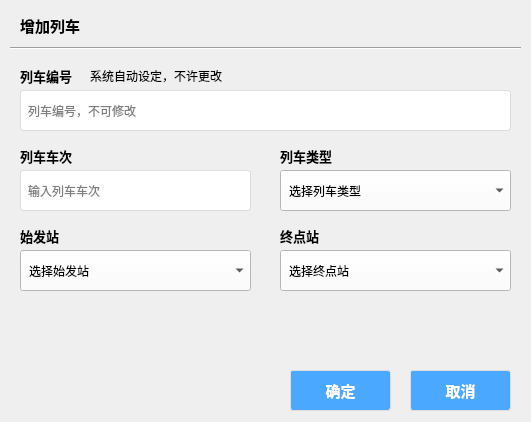
<?xml version="1.0" encoding="UTF-8"?>
<ui version="4.0">
 <class>ModifyAndAddDialog</class>
 <widget class="QDialog" name="ModifyAndAddDialog">
  <property name="geometry">
   <rect>
    <x>0</x>
    <y>0</y>
    <width>531</width>
    <height>422</height>
   </rect>
  </property>
  <property name="windowTitle">
   <string>Dialog</string>
  </property>
  <property name="styleSheet">
   <string notr="true">/*background-color: rgb(224, 243, 255)*/
</string>
  </property>
  <widget class="QLabel" name="labelTitle">
   <property name="geometry">
    <rect>
     <x>20</x>
     <y>10</y>
     <width>131</width>
     <height>31</height>
    </rect>
   </property>
   <property name="font">
    <font>
     <pointsize>11</pointsize>
     <bold>true</bold>
    </font>
   </property>
   <property name="text">
    <string>增加列车</string>
   </property>
  </widget>
  <widget class="QStackedWidget" name="stackedWidgetMA">
   <property name="geometry">
    <rect>
     <x>10</x>
     <y>50</y>
     <width>511</width>
     <height>281</height>
    </rect>
   </property>
   <property name="styleSheet">
    <string notr="true"/>
   </property>
   <property name="currentIndex">
    <number>0</number>
   </property>
   <widget class="QWidget" name="page">
    <widget class="QLabel" name="label_2">
     <property name="geometry">
      <rect>
       <x>10</x>
       <y>90</y>
       <width>101</width>
       <height>31</height>
      </rect>
     </property>
     <property name="font">
      <font>
       <pointsize>10</pointsize>
       <bold>true</bold>
      </font>
     </property>
     <property name="text">
      <string>列车车次</string>
     </property>
    </widget>
    <widget class="QLineEdit" name="lineEditTrainCode">
     <property name="geometry">
      <rect>
       <x>10</x>
       <y>120</y>
       <width>231</width>
       <height>41</height>
      </rect>
     </property>
     <property name="styleSheet">
      <string notr="true">QLineEdit {
	padding-left: 5px;
    border: 1px solid #dddddd;
    border-radius: 3px;
    background-color: white;
}
QLineEdit:focus {
    border: 2px solid #0066FF; /* 类似原设计，但颜色可调整 */
}
QLineEdit:hover:!focus {
    border: 1px solid #000000; /* black */
}

</string>
     </property>
     <property name="placeholderText">
      <string>输入列车车次</string>
     </property>
    </widget>
    <widget class="QLabel" name="label_3">
     <property name="geometry">
      <rect>
       <x>270</x>
       <y>90</y>
       <width>101</width>
       <height>31</height>
      </rect>
     </property>
     <property name="font">
      <font>
       <pointsize>10</pointsize>
       <bold>true</bold>
      </font>
     </property>
     <property name="text">
      <string>列车类型</string>
     </property>
    </widget>
    <widget class="QComboBox" name="comboBoxTrainType">
     <property name="geometry">
      <rect>
       <x>270</x>
       <y>120</y>
       <width>231</width>
       <height>41</height>
      </rect>
     </property>
     <property name="styleSheet">
      <string notr="true">QComboBox{
    padding-left: 8px;
    background-color: white;
}</string>
     </property>
     <property name="currentText">
      <string/>
     </property>
     <property name="placeholderText">
      <string>选择列车类型</string>
     </property>
     <item>
      <property name="text">
       <string>G</string>
      </property>
     </item>
     <item>
      <property name="text">
       <string>D</string>
      </property>
     </item>
     <item>
      <property name="text">
       <string>C</string>
      </property>
     </item>
    </widget>
    <widget class="QLabel" name="label_4">
     <property name="geometry">
      <rect>
       <x>10</x>
       <y>170</y>
       <width>101</width>
       <height>31</height>
      </rect>
     </property>
     <property name="font">
      <font>
       <pointsize>10</pointsize>
       <bold>true</bold>
      </font>
     </property>
     <property name="text">
      <string>始发站</string>
     </property>
    </widget>
    <widget class="QLabel" name="label_5">
     <property name="geometry">
      <rect>
       <x>270</x>
       <y>170</y>
       <width>101</width>
       <height>31</height>
      </rect>
     </property>
     <property name="font">
      <font>
       <pointsize>10</pointsize>
       <bold>true</bold>
      </font>
     </property>
     <property name="text">
      <string>终点站</string>
     </property>
    </widget>
    <widget class="QComboBox" name="comboBoxTrainSStation">
     <property name="geometry">
      <rect>
       <x>10</x>
       <y>200</y>
       <width>231</width>
       <height>41</height>
      </rect>
     </property>
     <property name="styleSheet">
      <string notr="true">QComboBox{
    padding-left: 8px;
    background-color: white;
}</string>
     </property>
     <property name="currentText">
      <string/>
     </property>
     <property name="placeholderText">
      <string>选择始发站</string>
     </property>
    </widget>
    <widget class="QComboBox" name="comboBoxTrainEStation">
     <property name="geometry">
      <rect>
       <x>270</x>
       <y>200</y>
       <width>231</width>
       <height>41</height>
      </rect>
     </property>
     <property name="styleSheet">
      <string notr="true">QComboBox{
    padding-left: 8px;
    background-color: white;
}</string>
     </property>
     <property name="currentText">
      <string/>
     </property>
     <property name="placeholderText">
      <string>选择终点站</string>
     </property>
    </widget>
    <widget class="QLabel" name="label_22">
     <property name="geometry">
      <rect>
       <x>10</x>
       <y>10</y>
       <width>101</width>
       <height>31</height>
      </rect>
     </property>
     <property name="font">
      <font>
       <pointsize>10</pointsize>
       <bold>true</bold>
      </font>
     </property>
     <property name="text">
      <string>列车编号</string>
     </property>
    </widget>
    <widget class="QLabel" name="label_23">
     <property name="geometry">
      <rect>
       <x>80</x>
       <y>10</y>
       <width>141</width>
       <height>31</height>
      </rect>
     </property>
     <property name="styleSheet">
      <string notr="true"/>
     </property>
     <property name="text">
      <string>系统自动设定，不许更改</string>
     </property>
    </widget>
    <widget class="QLineEdit" name="lineEditTrainId">
     <property name="geometry">
      <rect>
       <x>10</x>
       <y>40</y>
       <width>491</width>
       <height>41</height>
      </rect>
     </property>
     <property name="styleSheet">
      <string notr="true">QLineEdit {
	padding-left: 5px;
    border: 1px solid #dddddd;
    border-radius: 3px;
    background-color: white;
}
QLineEdit:focus {
    border: 2px solid #0066FF; /* 类似原设计，但颜色可调整 */
}
QLineEdit:hover:!focus {
    border: 1px solid #000000; /* black */
}

</string>
     </property>
     <property name="placeholderText">
      <string>列车编号，不可修改</string>
     </property>
    </widget>
   </widget>
   <widget class="QWidget" name="page_2">
    <widget class="QLabel" name="label_6">
     <property name="geometry">
      <rect>
       <x>10</x>
       <y>90</y>
       <width>101</width>
       <height>31</height>
      </rect>
     </property>
     <property name="font">
      <font>
       <pointsize>10</pointsize>
       <bold>true</bold>
      </font>
     </property>
     <property name="text">
      <string>车站名称</string>
     </property>
    </widget>
    <widget class="QLineEdit" name="lineEditStationName">
     <property name="geometry">
      <rect>
       <x>10</x>
       <y>120</y>
       <width>491</width>
       <height>41</height>
      </rect>
     </property>
     <property name="styleSheet">
      <string notr="true">QLineEdit {
	padding-left: 5px;
    border: 1px solid #dddddd;
    border-radius: 3px;
    background-color: white;
}
QLineEdit:focus {
    border: 2px solid #0066FF; /* 类似原设计，但颜色可调整 */
}
QLineEdit:hover:!focus {
    border: 1px solid #000000; /* black */
}

</string>
     </property>
     <property name="placeholderText">
      <string>输入车站名称</string>
     </property>
    </widget>
    <widget class="QLabel" name="label_20">
     <property name="geometry">
      <rect>
       <x>10</x>
       <y>10</y>
       <width>101</width>
       <height>31</height>
      </rect>
     </property>
     <property name="font">
      <font>
       <pointsize>10</pointsize>
       <bold>true</bold>
      </font>
     </property>
     <property name="text">
      <string>车站编号</string>
     </property>
    </widget>
    <widget class="QLineEdit" name="lineEditStationId">
     <property name="geometry">
      <rect>
       <x>10</x>
       <y>40</y>
       <width>491</width>
       <height>41</height>
      </rect>
     </property>
     <property name="styleSheet">
      <string notr="true">QLineEdit {
	padding-left: 5px;
    border: 1px solid #dddddd;
    border-radius: 3px;
    background-color: white;
}
QLineEdit:focus {
    border: 2px solid #0066FF; /* 类似原设计，但颜色可调整 */
}
QLineEdit:hover:!focus {
    border: 1px solid #000000; /* black */
}

</string>
     </property>
     <property name="placeholderText">
      <string>车站编号，不可修改</string>
     </property>
    </widget>
    <widget class="QLabel" name="label_21">
     <property name="geometry">
      <rect>
       <x>80</x>
       <y>10</y>
       <width>141</width>
       <height>31</height>
      </rect>
     </property>
     <property name="styleSheet">
      <string notr="true"/>
     </property>
     <property name="text">
      <string>系统自动设定，不许更改</string>
     </property>
    </widget>
   </widget>
   <widget class="QWidget" name="page_3">
    <widget class="QLabel" name="label_7">
     <property name="geometry">
      <rect>
       <x>270</x>
       <y>10</y>
       <width>101</width>
       <height>31</height>
      </rect>
     </property>
     <property name="font">
      <font>
       <pointsize>10</pointsize>
       <bold>true</bold>
      </font>
     </property>
     <property name="text">
      <string>列车车次</string>
     </property>
    </widget>
    <widget class="QLabel" name="label_8">
     <property name="geometry">
      <rect>
       <x>10</x>
       <y>90</y>
       <width>101</width>
       <height>31</height>
      </rect>
     </property>
     <property name="font">
      <font>
       <pointsize>10</pointsize>
       <bold>true</bold>
      </font>
     </property>
     <property name="text">
      <string>到达车站</string>
     </property>
    </widget>
    <widget class="QComboBox" name="comboBoxScheduleAS">
     <property name="geometry">
      <rect>
       <x>10</x>
       <y>120</y>
       <width>231</width>
       <height>41</height>
      </rect>
     </property>
     <property name="styleSheet">
      <string notr="true">QComboBox{
    padding-left: 8px;
    background-color: white;
}</string>
     </property>
     <property name="currentText">
      <string/>
     </property>
     <property name="placeholderText">
      <string>选择列车到达的车站</string>
     </property>
    </widget>
    <widget class="QLabel" name="label_9">
     <property name="geometry">
      <rect>
       <x>270</x>
       <y>90</y>
       <width>101</width>
       <height>31</height>
      </rect>
     </property>
     <property name="font">
      <font>
       <pointsize>10</pointsize>
       <bold>true</bold>
      </font>
     </property>
     <property name="text">
      <string>到达次序</string>
     </property>
    </widget>
    <widget class="QLabel" name="label_10">
     <property name="geometry">
      <rect>
       <x>10</x>
       <y>170</y>
       <width>101</width>
       <height>31</height>
      </rect>
     </property>
     <property name="font">
      <font>
       <pointsize>10</pointsize>
       <bold>true</bold>
      </font>
     </property>
     <property name="text">
      <string>抵达时间</string>
     </property>
    </widget>
    <widget class="QLabel" name="label_11">
     <property name="geometry">
      <rect>
       <x>270</x>
       <y>170</y>
       <width>101</width>
       <height>31</height>
      </rect>
     </property>
     <property name="font">
      <font>
       <pointsize>10</pointsize>
       <bold>true</bold>
      </font>
     </property>
     <property name="text">
      <string>离开时间</string>
     </property>
    </widget>
    <widget class="QLabel" name="label_12">
     <property name="geometry">
      <rect>
       <x>10</x>
       <y>250</y>
       <width>491</width>
       <height>31</height>
      </rect>
     </property>
     <property name="text">
      <string>注：如果为始发站，抵达时间自动设置为空，如果为终点站，离开时间自动设置为空。</string>
     </property>
    </widget>
    <widget class="QSpinBox" name="spinBoxScheduleAO">
     <property name="geometry">
      <rect>
       <x>270</x>
       <y>120</y>
       <width>231</width>
       <height>41</height>
      </rect>
     </property>
     <property name="styleSheet">
      <string notr="true">QSpinBox{
    background-color: white;
}</string>
     </property>
     <property name="minimum">
      <number>1</number>
     </property>
    </widget>
    <widget class="QLabel" name="label_18">
     <property name="geometry">
      <rect>
       <x>10</x>
       <y>10</y>
       <width>101</width>
       <height>31</height>
      </rect>
     </property>
     <property name="font">
      <font>
       <pointsize>10</pointsize>
       <bold>true</bold>
      </font>
     </property>
     <property name="text">
      <string>时刻表编号</string>
     </property>
    </widget>
    <widget class="QLineEdit" name="lineEditScheduleId">
     <property name="geometry">
      <rect>
       <x>10</x>
       <y>40</y>
       <width>231</width>
       <height>41</height>
      </rect>
     </property>
     <property name="styleSheet">
      <string notr="true">QLineEdit {
	padding-left: 5px;
    border: 1px solid #dddddd;
    border-radius: 3px;
    background-color: white;
}
QLineEdit:focus {
    border: 2px solid #0066FF; /* 类似原设计，但颜色可调整 */
}
QLineEdit:hover:!focus {
    border: 1px solid #000000; /* black */
}

</string>
     </property>
     <property name="placeholderText">
      <string>时刻表编号，不可修改</string>
     </property>
    </widget>
    <widget class="QLabel" name="label_19">
     <property name="geometry">
      <rect>
       <x>100</x>
       <y>10</y>
       <width>141</width>
       <height>31</height>
      </rect>
     </property>
     <property name="styleSheet">
      <string notr="true"/>
     </property>
     <property name="text">
      <string>系统自动设定，不许更改</string>
     </property>
    </widget>
    <widget class="QComboBox" name="comboBoxScheduleTC">
     <property name="geometry">
      <rect>
       <x>270</x>
       <y>40</y>
       <width>231</width>
       <height>41</height>
      </rect>
     </property>
     <property name="styleSheet">
      <string notr="true">QComboBox{
    padding-left: 8px;
    background-color: white;
}</string>
     </property>
     <property name="currentText">
      <string/>
     </property>
     <property name="placeholderText">
      <string>选择列车车次</string>
     </property>
    </widget>
    <widget class="QTimeEdit" name="timeEditAT">
     <property name="geometry">
      <rect>
       <x>10</x>
       <y>200</y>
       <width>231</width>
       <height>41</height>
      </rect>
     </property>
     <property name="currentSection">
      <enum>QDateTimeEdit::Section::MinuteSection</enum>
     </property>
     <property name="displayFormat">
      <string>HH:mm</string>
     </property>
    </widget>
    <widget class="QTimeEdit" name="timeEditDT">
     <property name="geometry">
      <rect>
       <x>270</x>
       <y>200</y>
       <width>231</width>
       <height>41</height>
      </rect>
     </property>
     <property name="currentSection">
      <enum>QDateTimeEdit::Section::MinuteSection</enum>
     </property>
     <property name="displayFormat">
      <string>HH:mm</string>
     </property>
    </widget>
   </widget>
   <widget class="QWidget" name="page_4">
    <widget class="QLabel" name="label_13">
     <property name="geometry">
      <rect>
       <x>10</x>
       <y>10</y>
       <width>101</width>
       <height>31</height>
      </rect>
     </property>
     <property name="font">
      <font>
       <pointsize>10</pointsize>
       <bold>true</bold>
      </font>
     </property>
     <property name="text">
      <string>座位编号</string>
     </property>
    </widget>
    <widget class="QLineEdit" name="lineEditSeatId">
     <property name="geometry">
      <rect>
       <x>10</x>
       <y>40</y>
       <width>231</width>
       <height>41</height>
      </rect>
     </property>
     <property name="styleSheet">
      <string notr="true">QLineEdit {
	padding-left: 5px;
    border: 1px solid #dddddd;
    border-radius: 3px;
    background-color: white;
}
QLineEdit:focus {
    border: 2px solid #0066FF; /* 类似原设计，但颜色可调整 */
}
QLineEdit:hover:!focus {
    border: 1px solid #000000; /* black */
}

</string>
     </property>
     <property name="placeholderText">
      <string>座位编号，不可修改</string>
     </property>
    </widget>
    <widget class="QLabel" name="label_14">
     <property name="geometry">
      <rect>
       <x>100</x>
       <y>10</y>
       <width>141</width>
       <height>31</height>
      </rect>
     </property>
     <property name="styleSheet">
      <string notr="true"/>
     </property>
     <property name="text">
      <string>系统自动设定，不许更改</string>
     </property>
    </widget>
    <widget class="QLabel" name="label_15">
     <property name="geometry">
      <rect>
       <x>270</x>
       <y>10</y>
       <width>101</width>
       <height>31</height>
      </rect>
     </property>
     <property name="font">
      <font>
       <pointsize>10</pointsize>
       <bold>true</bold>
      </font>
     </property>
     <property name="text">
      <string>所属列车车次</string>
     </property>
    </widget>
    <widget class="QComboBox" name="comboBoxSeatTC">
     <property name="geometry">
      <rect>
       <x>270</x>
       <y>40</y>
       <width>231</width>
       <height>41</height>
      </rect>
     </property>
     <property name="styleSheet">
      <string notr="true">QComboBox{
    padding-left: 8px;
    background-color: white;
}</string>
     </property>
     <property name="currentText">
      <string/>
     </property>
     <property name="placeholderText">
      <string>选择座位所属的列车车次</string>
     </property>
    </widget>
    <widget class="QLabel" name="label_16">
     <property name="geometry">
      <rect>
       <x>10</x>
       <y>90</y>
       <width>101</width>
       <height>31</height>
      </rect>
     </property>
     <property name="font">
      <font>
       <pointsize>10</pointsize>
       <bold>true</bold>
      </font>
     </property>
     <property name="text">
      <string>座位号</string>
     </property>
    </widget>
    <widget class="QLineEdit" name="lineEditSeatNo">
     <property name="geometry">
      <rect>
       <x>10</x>
       <y>120</y>
       <width>231</width>
       <height>41</height>
      </rect>
     </property>
     <property name="styleSheet">
      <string notr="true">QLineEdit {
	padding-left: 5px;
    border: 1px solid #dddddd;
    border-radius: 3px;
    background-color: white;
}
QLineEdit:focus {
    border: 2px solid #0066FF; /* 类似原设计，但颜色可调整 */
}
QLineEdit:hover:!focus {
    border: 1px solid #000000; /* black */
}

</string>
     </property>
     <property name="text">
      <string/>
     </property>
     <property name="placeholderText">
      <string>请输入座位号</string>
     </property>
    </widget>
    <widget class="QLabel" name="label_17">
     <property name="geometry">
      <rect>
       <x>270</x>
       <y>90</y>
       <width>101</width>
       <height>31</height>
      </rect>
     </property>
     <property name="font">
      <font>
       <pointsize>10</pointsize>
       <bold>true</bold>
      </font>
     </property>
     <property name="text">
      <string>座位类型</string>
     </property>
    </widget>
    <widget class="QComboBox" name="comboBoxSeatType">
     <property name="geometry">
      <rect>
       <x>270</x>
       <y>120</y>
       <width>231</width>
       <height>41</height>
      </rect>
     </property>
     <property name="styleSheet">
      <string notr="true">QComboBox{
    padding-left: 8px;
    background-color: white;
}</string>
     </property>
     <property name="currentText">
      <string/>
     </property>
     <property name="placeholderText">
      <string>选择座位类型</string>
     </property>
     <item>
      <property name="text">
       <string>二等</string>
      </property>
     </item>
     <item>
      <property name="text">
       <string>一等</string>
      </property>
     </item>
     <item>
      <property name="text">
       <string>商务</string>
      </property>
     </item>
    </widget>
   </widget>
  </widget>
  <widget class="Line" name="line">
   <property name="geometry">
    <rect>
     <x>10</x>
     <y>40</y>
     <width>511</width>
     <height>16</height>
    </rect>
   </property>
   <property name="font">
    <font>
     <pointsize>9</pointsize>
    </font>
   </property>
   <property name="styleSheet">
    <string notr="true"/>
   </property>
   <property name="frameShadow">
    <enum>QFrame::Shadow::Sunken</enum>
   </property>
   <property name="lineWidth">
    <number>1</number>
   </property>
   <property name="orientation">
    <enum>Qt::Orientation::Horizontal</enum>
   </property>
  </widget>
  <widget class="QPushButton" name="pushButtonOK">
   <property name="geometry">
    <rect>
     <x>290</x>
     <y>370</y>
     <width>101</width>
     <height>41</height>
    </rect>
   </property>
   <property name="font">
    <font>
     <pointsize>11</pointsize>
     <bold>true</bold>
    </font>
   </property>
   <property name="styleSheet">
    <string notr="true">QPushButton{
    border: 1px solid #dddddd;
    border-radius: 3px;
    background-color: rgb(75, 168, 255);
	color: rgb(255,255,255);
}

QPushButton:hover {
    background-color: rgb(27, 125, 230);
}
 
QPushButton:pressed {
    background-color: #a0a0a0;
}</string>
   </property>
   <property name="text">
    <string>确定</string>
   </property>
  </widget>
  <widget class="QPushButton" name="pushButtonCancel">
   <property name="geometry">
    <rect>
     <x>410</x>
     <y>370</y>
     <width>101</width>
     <height>41</height>
    </rect>
   </property>
   <property name="font">
    <font>
     <pointsize>11</pointsize>
     <bold>true</bold>
    </font>
   </property>
   <property name="styleSheet">
    <string notr="true">QPushButton{
    border: 1px solid #dddddd;
    border-radius: 3px;
    background-color: rgb(75, 168, 255);
	color: rgb(255,255,255);
}

QPushButton:hover {
    background-color: rgb(27, 125, 230);
}
 
QPushButton:pressed {
    background-color: #a0a0a0;
}</string>
   </property>
   <property name="text">
    <string>取消</string>
   </property>
  </widget>
  <zorder>labelTitle</zorder>
  <zorder>line</zorder>
  <zorder>pushButtonOK</zorder>
  <zorder>pushButtonCancel</zorder>
  <zorder>stackedWidgetMA</zorder>
 </widget>
 <resources>
  <include location="HighSpeedRailSystem.qrc"/>
 </resources>
 <connections/>
</ui>
